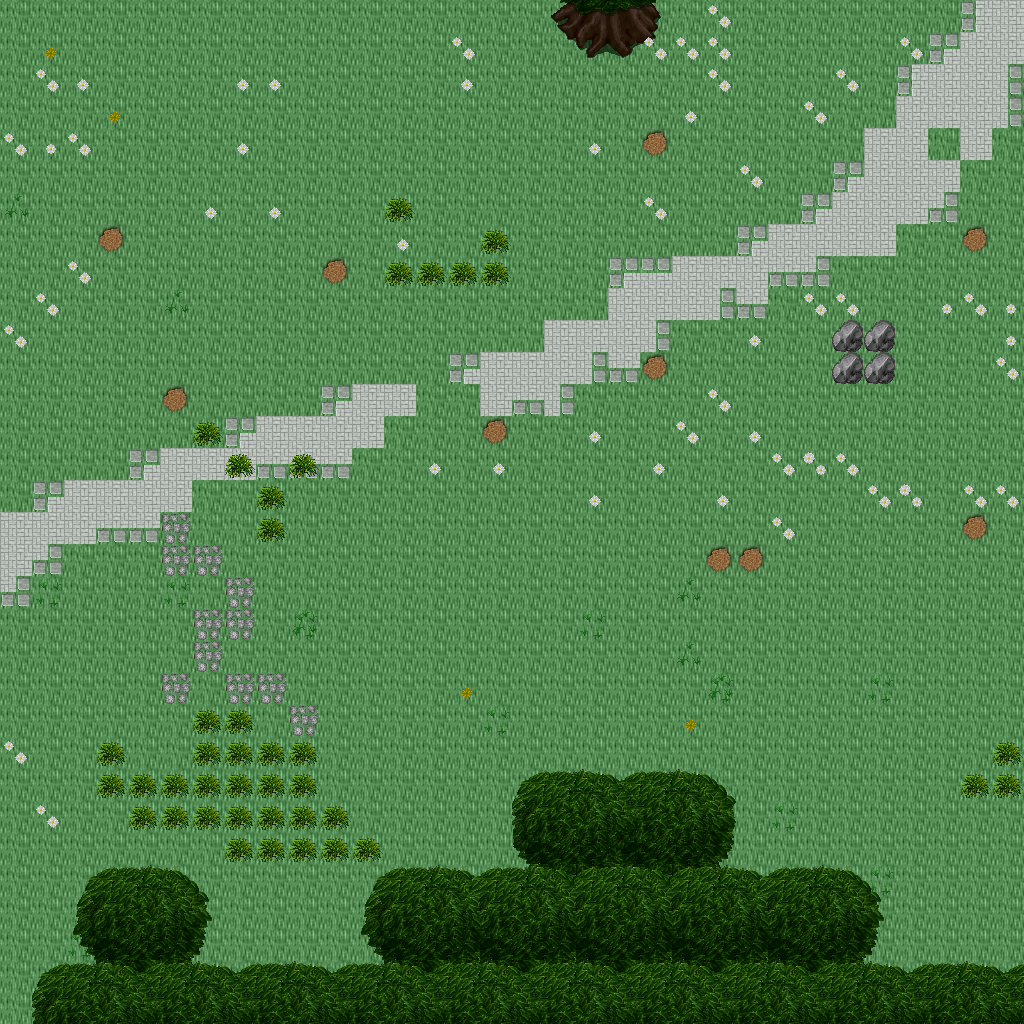

This game map was drawn from its Tiled (.tmx) file and the tilesets committed beside it. A one-line description and the trimmed map source follow:
An orthogonal 32x32 tile map with 32x32 px tiles, 5 tile layers (Ground, Objects, Objects2, Above, ...), 1 hidden layer not drawn, 23 tilesets.

<map version="1.10" tiledversion="1.11.0" orientation="orthogonal" renderorder="right-down" width="32" height="32" tilewidth="32" tileheight="32" infinite="0" nextlayerid="11" nextobjectid="1">
 <tileset firstgid="1" name="ground_ground" tilewidth="32" tileheight="32" tilecount="33" columns="3">
  <image source="../drawable/ground_ground.png" width="96" height="352" />
 </tileset>
 <tileset firstgid="34" name="ground_grass_edges" tilewidth="32" tileheight="32" tilecount="36" columns="12">
  <image source="../drawable/ground_grass_edges.png" width="384" height="96" />
 </tileset>
 <tileset firstgid="70" name="ground_ridge_earth_pale" tilewidth="32" tileheight="32" tilecount="96" columns="12">
  <image source="../drawable/ground_ridge_earth_pale.png" width="384" height="256" />
 </tileset>
 <tileset firstgid="166" name="plant_flower_daisy_white" tilewidth="32" tileheight="32" tilecount="8" columns="2">
  <image source="../drawable/plant_flower_daisy_white.png" width="64" height="128" />
 </tileset>
 <tileset firstgid="174" name="plant_grasses" tilewidth="32" tileheight="32" tilecount="6" columns="3">
  <image source="../drawable/plant_grasses.png" width="96" height="64" />
 </tileset>
 <tileset firstgid="180" name="plant_flower_daisy_yellow" tilewidth="32" tileheight="32" tilecount="8" columns="2">
  <image source="../drawable/plant_flower_daisy_yellow.png" width="64" height="128" />
 </tileset>
 <tileset firstgid="188" name="ground_rock_pebbles" tilewidth="32" tileheight="32" tilecount="3" columns="1">
  <image source="../drawable/ground_rock_pebbles.png" width="32" height="96" />
 </tileset>
 <tileset firstgid="191" name="plant_tree_tree_darkgreen" tilewidth="32" tileheight="32" tilecount="88" columns="8">
  <image source="../drawable/plant_tree_tree_darkgreen.png" width="256" height="352" />
 </tileset>
 <tileset firstgid="279" name="ground_grass_corners" tilewidth="32" tileheight="32" tilecount="24" columns="6">
  <image source="../drawable/ground_grass_corners.png" width="192" height="128" />
 </tileset>
 <tileset firstgid="303" name="ground_cobbled_paving" tilewidth="32" tileheight="32" tilecount="1" columns="1">
  <image source="../drawable/ground_cobbled_paving.png" width="32" height="32" />
 </tileset>
 <tileset firstgid="304" name="building_decoration_rocks_2" tilewidth="32" tileheight="32" tilecount="2" columns="1">
  <image source="../drawable/building_decoration_rocks_2.png" width="32" height="64" />
 </tileset>
 <tileset firstgid="306" name="plant_bush_bushes" tilewidth="32" tileheight="32" tilecount="10" columns="5">
  <image source="../drawable/plant_bush_bushes.png" width="160" height="64" />
 </tileset>
 <tileset firstgid="316" name="plant_stump_rectangular" tilewidth="32" tileheight="32" tilecount="4" columns="2">
  <image source="../drawable/plant_stump_rectangular.png" width="64" height="64" />
 </tileset>
 <tileset firstgid="320" name="item_corpse_huge_animal" tilewidth="32" tileheight="32" tilecount="16" columns="2">
  <image source="../drawable/item_corpse_huge_animal.png" width="64" height="256" />
 </tileset>
 <tileset firstgid="336" name="logic_item_sheepfood" tilewidth="32" tileheight="32" tilecount="1" columns="1">
  <image source="../drawable/logic_item_sheepfood.png" width="32" height="32" />
 </tileset>
 <tileset firstgid="337" name="logic_creature_rodent" tilewidth="32" tileheight="32" tilecount="8" columns="8">
  <image source="../drawable/logic_creature_rodent.png" width="256" height="32" />
 </tileset>
 <tileset firstgid="345" name="logic_item_sign" tilewidth="32" tileheight="32" tilecount="1" columns="1">
  <image source="../drawable/logic_item_sign.png" width="32" height="32" />
 </tileset>
 <tileset firstgid="346" name="logic_creature_animal" tilewidth="32" tileheight="32" tilecount="32" columns="8">
  <image source="../drawable/logic_creature_animal.png" width="256" height="128" />
 </tileset>
 <tileset firstgid="378" name="logic_collision" tilewidth="32" tileheight="32" tilecount="1" columns="1">
  <image source="../drawable/logic_collision.png" width="32" height="32" />
 </tileset>
 <tileset firstgid="379" name="logic_protection" tilewidth="32" tileheight="32" tilecount="2" columns="2">
  <image source="../drawable/logic_protection.png" width="64" height="32" />
 </tileset>
 <tileset firstgid="381" name="ground_rock_mossy_rubble" tilewidth="32" tileheight="32" tilecount="9" columns="3">
  <image source="../drawable/ground_rock_mossy_rubble.png" width="96" height="96" />
 </tileset>
 <tileset firstgid="390" name="ground_grass_2" tilewidth="32" tileheight="32" tilecount="21" columns="3">
  <image source="../drawable/ground_grass_2.png" width="96" height="224" />
 </tileset>
 <tileset firstgid="411" name="ground_green_paving" tilewidth="32" tileheight="32" tilecount="18" columns="3">
  <image source="../drawable/ground_green_paving.png" width="96" height="192" />
 </tileset>
 <layer id="1" name="Ground" width="32" height="32">
  <data>[1024 cells, 1024 non-empty, 2 distinct tile ids]</data>
 </layer>
 <layer id="2" name="Objects" width="32" height="32">
  <data>[1024 cells, 149 non-empty, 15 distinct tile ids]</data>
 </layer>
 <layer id="3" name="Objects2" width="32" height="32">
  <data>[1024 cells, 70 non-empty, 10 distinct tile ids]</data>
 </layer>
 <layer id="4" name="Above" width="32" height="32">
  <data>[1024 cells, 151 non-empty, 40 distinct tile ids]</data>
 </layer>
 <layer id="5" name="Above2" width="32" height="32">
  <data>[1024 cells, 4 non-empty, 2 distinct tile ids]</data>
 </layer>
 <layer id="6" name="Walkable" width="32" height="32" visible="0">
  <data>[1024 cells, 149 non-empty, 1 distinct tile ids]</data>
 </layer>
 <objectgroup id="7" name="Mapevents" />
 <objectgroup id="8" name="Spawn" />
 <objectgroup id="9" name="Keys" />
 <objectgroup id="10" name="Replace" />
</map>
